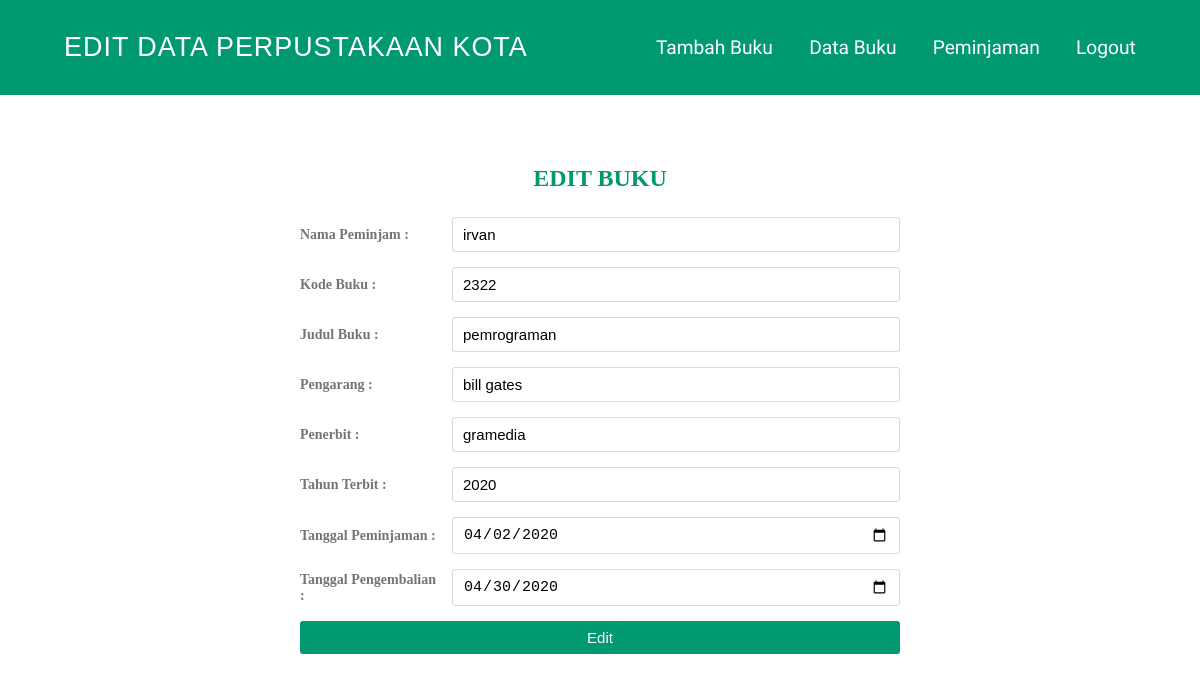
/updatebuku.php?id=18, run on the app's committed database.
### tables this page shows
CREATE TABLE `buku` (
  `id` int(11) NOT NULL,
  `nama` varchar(200) NOT NULL,
  `kodebuku` varchar(100) NOT NULL,
  `judulbuku` varchar(100) NOT NULL,
  `pengarang` varchar(50) NOT NULL,
  `penerbit` varchar(50) NOT NULL,
  `tahunterbit` varchar(50) NOT NULL,
  `tglpinjam` date NOT NULL,
  `tglkembali` date NOT NULL
);

### updatebuku.php (the view, shortened to what this page needs)
<?php
$con = koneksi::connect();
$id= $_GET['id'];
$sql = "SELECT * FROM buku WHERE id='$id'";
$query = $con->prepare($sql);
$query->execute();
$user=$query->fetch();
?>
<!DOCTYPE html>
<html lang="en">
<head>
    <link rel="stylesheet" href="css/styleindexpuswil.css" />
</head>
<body>
    <nav>
        <div class=logo>
            <a href="indexpuswil.php">EDIT DATA PERPUSTAKAAN KOTA</a>
        </div>
        <ul>
            <li><a href="tambahbuku.php">Tambah Buku</a></li>
            <li><a href="databuku.php">Data Buku</a></li>
            <li><a href="peminjaman.php">Peminjaman</a></li>
            <li><a href="logout.php">Logout</a></li>
        </ul>
    </nav>
    <section class="wrapper" id="wrapper">
        <div class="container">
            <form action="update.php?id=<?= $id ?>" method="post">
            <div class="title">
                EDIT BUKU
            </div>
            <div class="form">
                <div class="inputfield">
                    <label>Nama Peminjam :</label>
                    <input type="text" name="nama"  value="<?= $user['nama'] ?>" class="input">
                </div>
                <div class="inputfield">
                    <label>Kode Buku :</label>
                    <input type="text" name="kodebuku"  value="<?= $user['kodebuku']?>" class="input">
                </div>
                <div class="inputfield">
                    <label>Judul Buku :</label>
                    <input type="text" name="judulbuku"  value="<?= $user['judulbuku']?>" class="input">
                </div>
                <div class="inputfield">
                    <label>Pengarang :</label>
                    <input type="text" name="pengarang"  value="<?= $user['pengarang']?>" class="input">
                </div>
                <div class="inputfield">
                    <label>Penerbit :</label>
                    <input type="text" name="penerbit"  value="<?= $user['penerbit']?>" class="input">
                </div>
                <div class="inputfield">
                    <label>Tahun Terbit :</label>
                    <input type="text" name="tahunterbit"  value="<?= $user ['tahunterbit']?>" class="input">
                </div>
                <div class="inputfield">
                    <label>Tanggal Peminjaman :</label>
                    <input type="date" name="tglpinjam"  value="<?= $user ['tglpinjam']?>" class="input">
                </div>
                <div class="inputfield">
                    <label>Tanggal Pengembalian :</label>
                    <input type="date" name="tglkembali"  value="<?= $user ['tglkembali']?>" class="input">
                </div>
                <div class="inputfield">
                    <input type="submit" value="Edit" name="edit" class="btn">
                </div>
            </div>
            </form>
        </div>
    </section>
</body>
</html>

### css/styleindexpuswil.css (style rules this page uses)
* { margin: 0; padding: 0; }
body { overflow-x: hidden; }
nav { display: flex; background-color: #009970; justify-content: space-around; font-family: "Carter One", cursive; font-size: 1.2em; color: #fff; height: 95px; align-items: center; position: fixed; width: 100%; z-index: 1; }
nav .logo { font-family: 'Bree Serif', sans-serif; font-size: 1.4em; letter-spacing: 1px; }
nav .logo a { text-decoration: none; color: #fff; }
nav ul { display: flex; list-style: none; width: 40%; justify-content: space-between; }
nav ul li a { color: #fff; text-decoration: none; }
.wrapper { width: 50vw; height: 80vh; z-index: 0; position: relative; padding: 15px; margin: 0 auto; }
.wrapper .container { padding-top: 150px; }
.wrapper .title { font-size: 24px; font-weight: 700; margin-bottom: 25px; color: #009970; text-transform: uppercase; text-align: center; z-index: -1; }
.wrapper .form .inputfield { margin-bottom: 15px; display: flex; align-items: center; }
.wrapper .form .inputfield label { width: 200px; font-weight: bold; color: #757575; margin-right: 10px; font-size: 14px; }
.wrapper .form .inputfield .input, .wrapper .form .inputfield .textarea { width: 100%; outline: none; border: 1px solid #d5dbd9; font-size: 15px; padding: 8px 10px; border-radius: 3px; transition: all 0.3s ease; }
.wrapper .form .inputfield .btn { width: 100%; padding: 8px 10px; font-size: 15px; border: 0px; background: #009970; color: #fff; cursor: pointer; border-radius: 3px; outline: none; }

### data on the page
buku: nama "irvan", kodebuku "2322", judulbuku "pemrograman", pengarang "bill gates", penerbit "gramedia", tahunterbit "2020", tglpinjam "04/02/2020", tglkembali "04/30/2020"
